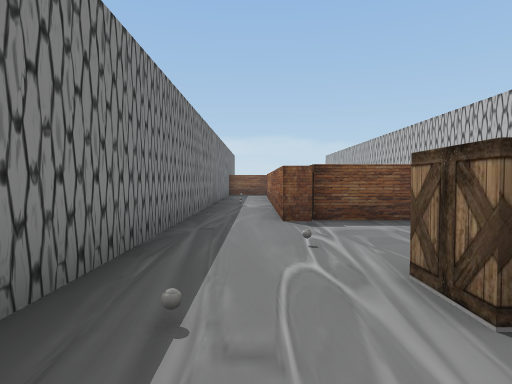
View 1 (above)

18 first-person views from a walk through a 3-D level made in the Unity game engine. The camera is 1.4 m above the floor, tilts 2° down and sees 75° across. The floor is counted in squares, 2 m on a side. Each view is taken from the middle of a square. On the plan, view 1 faces up. The plan holds only what a view shows up to about 10 squares ahead; the rest is blank. The player character is not drawn. Some animated figures are left out. Some surface patterns are stand-ins.

View 2
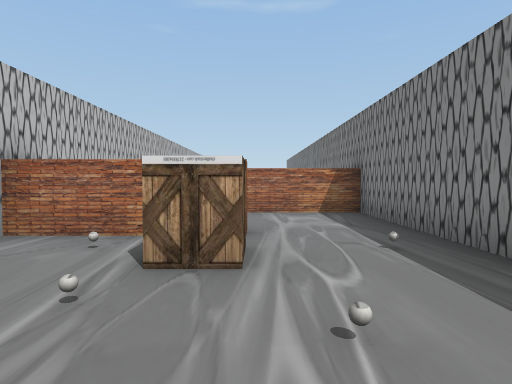

View 3
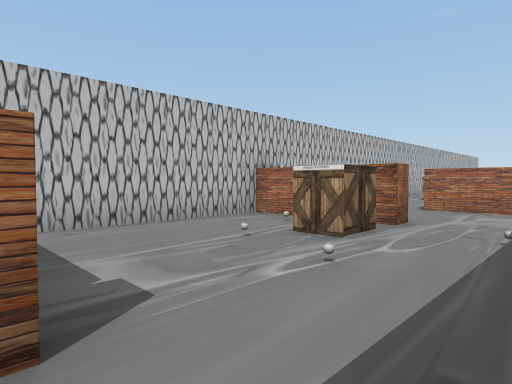

View 4
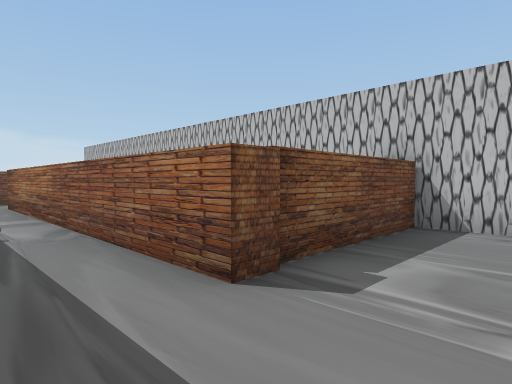

View 5
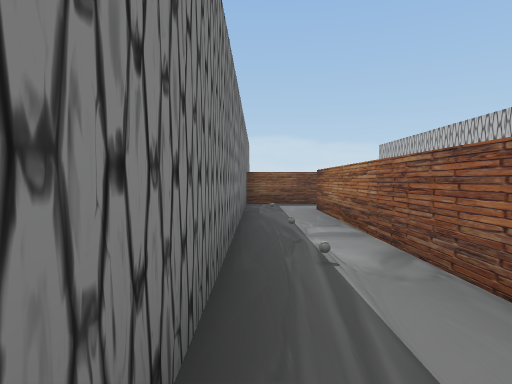

View 6
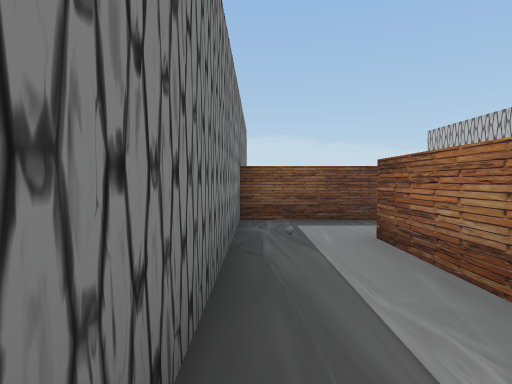

View 7
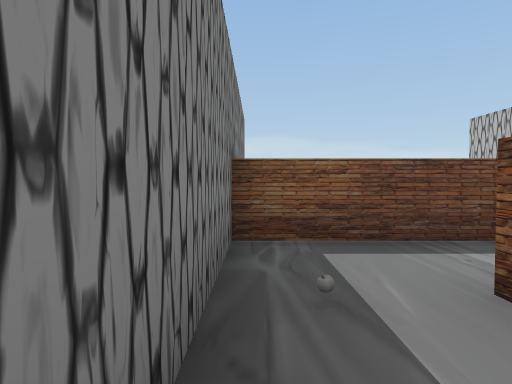

View 8
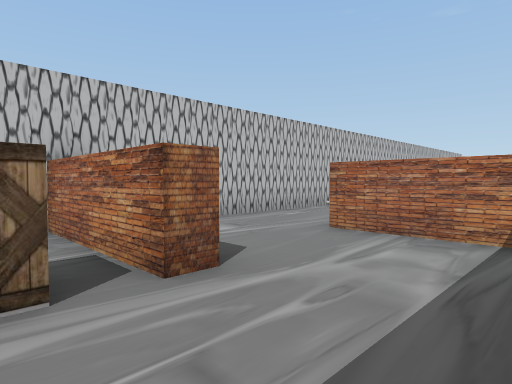

View 9
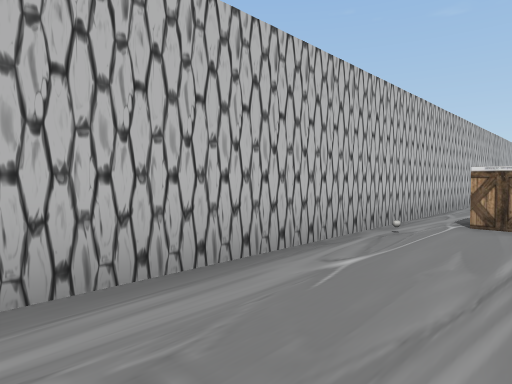

View 10
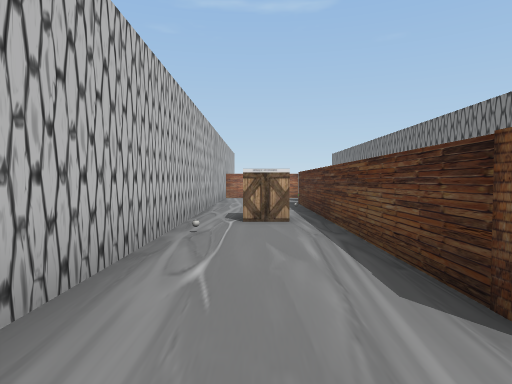

View 11
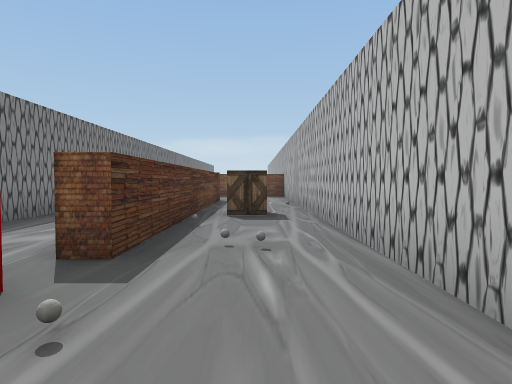

View 12
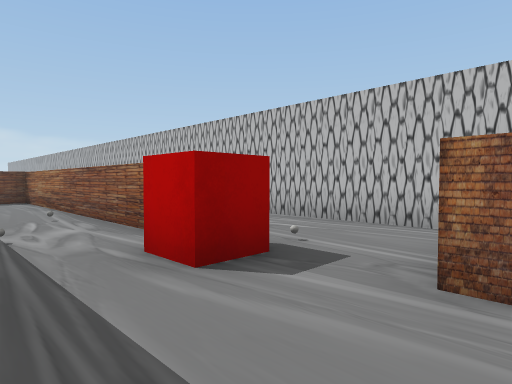

View 13
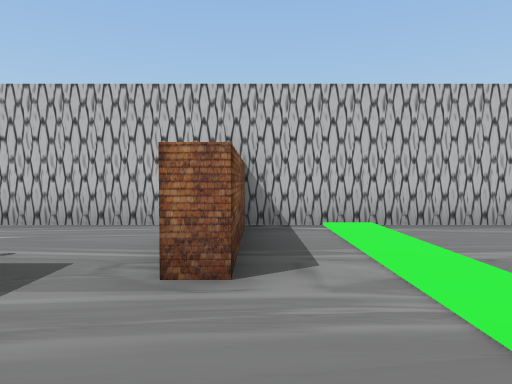

View 14
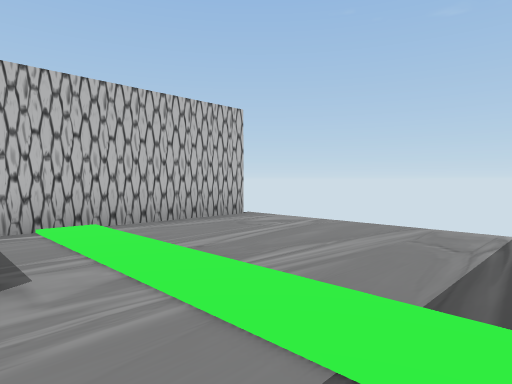

View 15
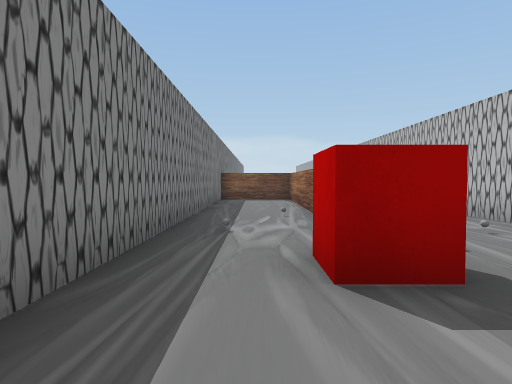

View 16
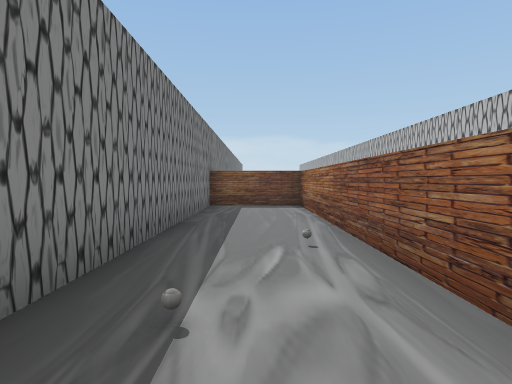

View 17
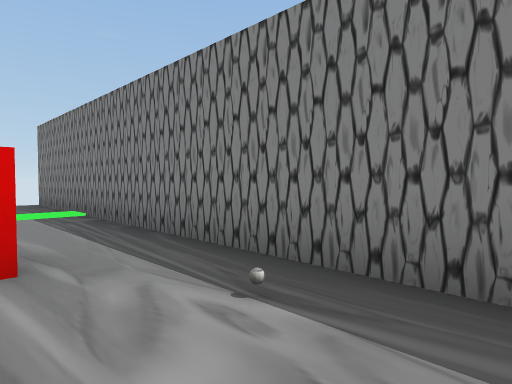

View 18
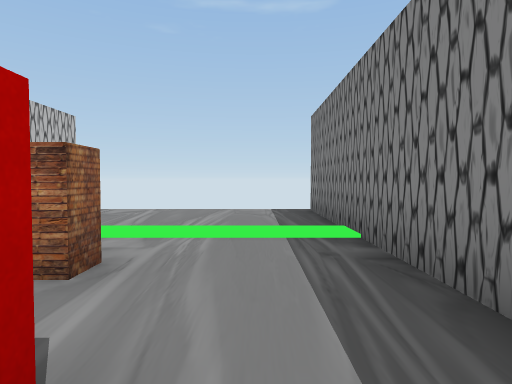

### Floor plan
Points are (right, up) in squares from view 1. A wall is a line through its corners. A room is listed if a view was taken in it or the views show most of it. See-through windows are left out.
Room 1 (view 1)
walls: (-1.3, 0.4) (-1.3, -2.3) (0.6, -2.3); (1.2, 0.2) (1.2, 0.8)
ways out: opening at (-0.5, 0) to room 2; opening at (1.5, -1.5) to room 3
Room 2 (views 2, 3, 4, 5, 6, 7, 8)
walls: (1.2, 0.8) (4.2, 0.8) (4.2, 5.8) (0.5, 5.8) (0.5, 14.1); (1.9, 15.8) (-1.3, 15.8) (-1.3, 0.4)
ways out: opening at (-0.5, 0) to room 1
objects: other object (-1, 14); other object (0, 2); other object (0, 9); other object (0, 11); other object (1, 4); other object (2, 2); other object (2, 3); other object (3, 2)
Room 3 (views 9, 10, 11, 12, 13, 14, 15, 16, 17, 18)
walls: (1.2, -10.6) (1.2, -2.8) (-1.3, -2.8) (-1.3, -19.9); (4.2, -13.5) (4.2, -1.2); (1.7, -2.6) (1.7, -11.1) (1.1, -11.1); (0.6, -2.3) (1.8, -2.3); (4.2, -19.9) (4.2, -14.8) (1.2, -14.8) (1.2, -14.2)
ways out: opening at (1.5, -1.5) to room 1; gap at (-2, -20); gap at (5, -20)
objects: other object (0, -10); other object (1, -12); other object (1, -8); other object (2, -13); other object (3, -11); other object (3, -10); other object (3, -7); other object (4, -5)

Where each view was taken, in squares from view 1:
view 1: 0 up, 0 right, facing up
view 2: 5 up, 1 right, facing down
view 3: 6 up, 1 left, facing down-right
view 4: 4 up, 1 left, facing up-right
view 5: 6 up, 1 left, facing up
view 6: 10 up, 1 left, facing up
view 7: 12 up, 1 left, facing up
view 8: 2 up, 1 left, facing down-right
view 9: 1 down, 2 right, facing down-right
view 10: 1 down, 3 right, facing down
view 11: 14 down, 3 right, facing up
view 12: 15 down, 1 left, facing up-right
view 13: 15 down, 1 left, facing right
view 14: 15 down, 1 left, facing down-right
view 15: 15 down, 0 right, facing up
view 16: 12 down, 0 right, facing up
view 17: 9 down, 1 right, facing down-left
view 18: 12 down, 0 right, facing down
